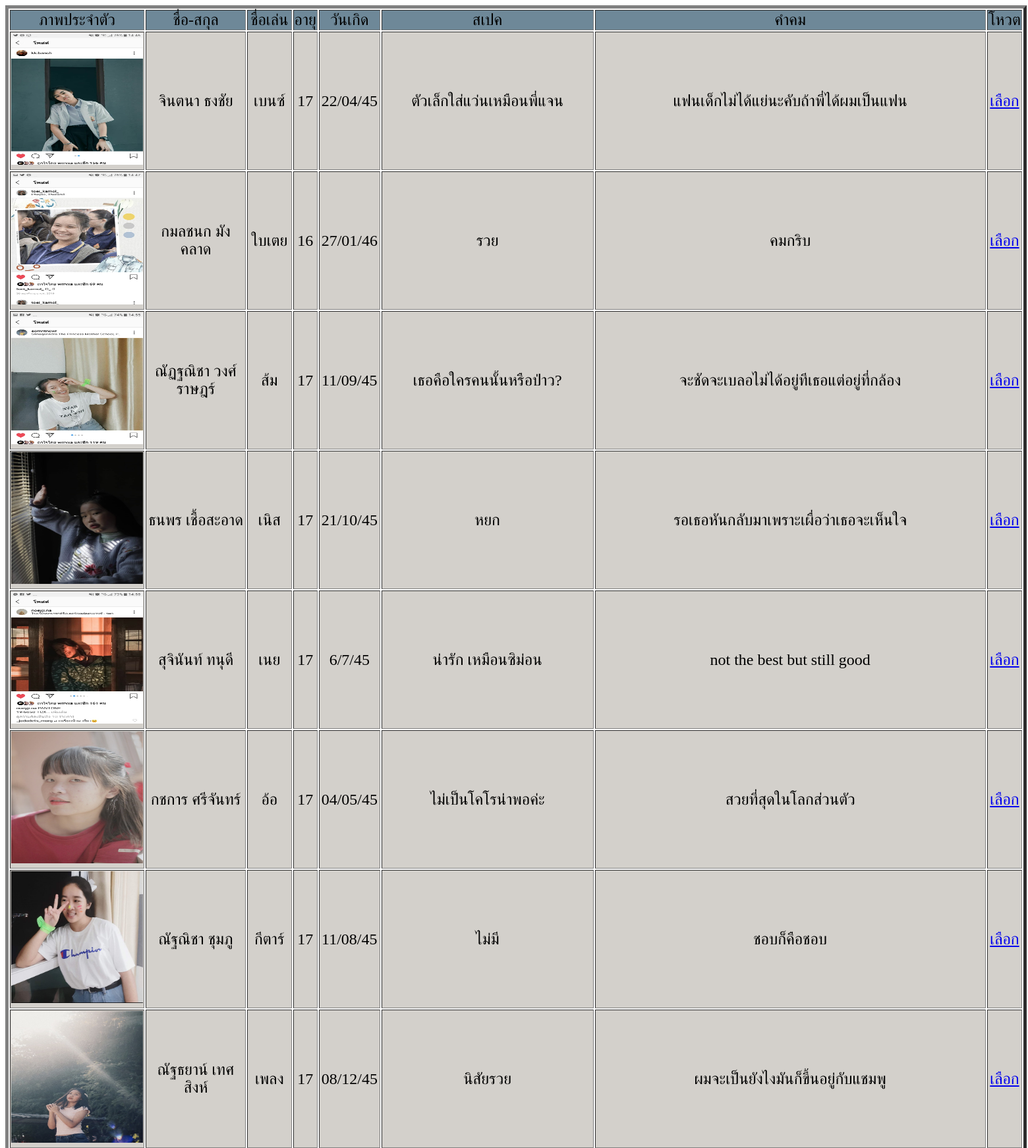
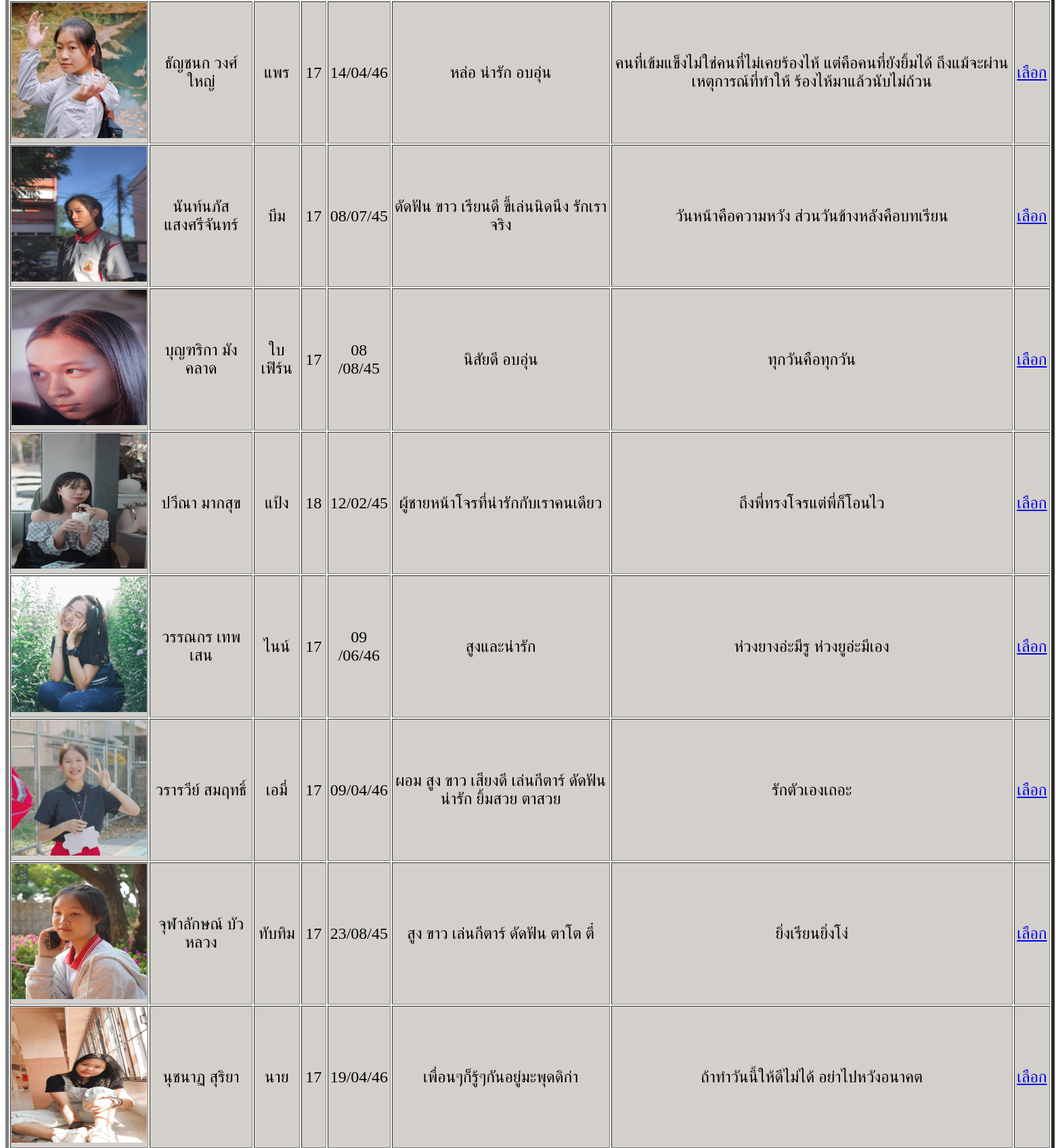
The page /women.php (upper part) on the database its author committed (2 pictures, top to bottom).
### tables this page shows
CREATE TABLE `his` (
  `id` int(10) NOT NULL,
  `name` varchar(100) NOT NULL,
  `nickname` varchar(100) NOT NULL,
  `old` int(10) NOT NULL,
  `sex` varchar(100) NOT NULL,
  `date` varchar(100) NOT NULL,
  `type` varchar(1000) NOT NULL,
  `epigram` varchar(1000) NOT NULL,
  `pic` varchar(100) NOT NULL,
  `point` int(10) NOT NULL
);

### women.php (the view, shortened to what this page needs)
<!DOCTYPE html>
<html>
<head>
	<?php
	include("connection.php");
	?>
</head>
<body>
	<font face="Printable4U" size="5">
		<?php
		$sql1 = "SELECT * FROM `his` WHERE `sex` = 'หญิง' ORDER BY id asc ";
		$result = $conn->query($sql1);
		$path ='images/';
		echo "<table border='5' align='center' width='1550' height='1000' color='black'>";
		echo "<tr align='center' bgcolor='#6E8898'><td>ภาพประจำตัว</td><td>ชื่อ-สกุล</td><td>ชื่อเล่น</td><td>อายุ</td><td>วันเกิด</td><td>สเปค</td><td>คำคม</td><td>โหวต</td>";
		while ($row = mysqli_fetch_array($result)) {
			echo "<tr align='center bgcolor='#D3D0CB'>";
			echo "<td align='center' bgcolor='#D3D0CB'>" . '<img src='.$path.$row["pic"].' width="200" height="200">' .  "</td> ";
			echo "<td align='center' bgcolor='#D3D0CB'>" .$row["name"] .  "</td> ";
			echo "<td align='center' bgcolor='#D3D0CB'>" .$row["nickname"] .  "</td> ";
			echo "<td align='center' bgcolor='#D3D0CB'>" .$row["old"] .  "</td> ";
			echo "<td align='center' bgcolor='#D3D0CB'>" .$row["date"] .  "</td> ";
			echo "<td align='center' bgcolor='#D3D0CB'>" .$row["type"] .  "</td> ";
			echo "<td align='center' bgcolor='#D3D0CB'>" .$row["epigram"] .  "</td> ";
			echo "<td align='center' bgcolor='#D3D0CB'><a href='sentg.php?ID=$row[0]'>เลือก</a></td> ";
		}
		?>
	</font>
</body>
</html>

### rows shown on the page
his: pic (picture), name "จินตนา ธงชัย", nickname "เบนซ์", old "17", date "22/04/45", type "ตัวเล็กใส่แว่นเหมือนพี่แจน", epigram "แฟนเด็กไม่ได้แย่นะคับถ้าพี่ได้ผมเป็นแฟน"
his: pic (picture), name "กมลชนก มังคลาด", nickname "ใบเตย", old "16", date "27/01/46", type "รวย", epigram "คมกริบ"
his: pic (picture), name "ณัฏฐณิชา วงศ์ราษฎร์", nickname "ส้ม", old "17", date "11/09/45", type "เธอคือใครคนนั้นหรือป่าว?", epigram "จะชัดจะเบลอไม่ได้อยู่ทีเธอแต่อยู่ที่กล้อง"
his: pic (picture), name "ธนพร เชื้อสะอาด", nickname "เนิส", old "17", date "21/10/45", type "หยก", epigram "รอเธอหันกลับมาเพราะเผื่อว่าเธอจะเห็นใจ"
his: pic (picture), name "สุจินันท์ ทนุดี", nickname "เนย", old "17", date "6/7/45", type "น่ารัก เหมือนซิม่อน", epigram "not the best but still good"
his: pic (picture), name "กชการ ศรีจันทร์", nickname "อ้อ", old "17", date "04/05/45", type "ไม่เป็นโคโรน่าพอค่ะ", epigram "สวยที่สุดในโลกส่วนตัว"
his: pic (picture), name "ณัฐณิชา ชุมภู", nickname "กีตาร์", old "17", date "11/08/45", type "ไม่มี", epigram "ชอบก็คือชอบ"
his: pic (picture), name "ณัฐธยาน์ เทศสิงห์", nickname "เพลง", old "17", date "08/12/45", type "นิสัยรวย", epigram "ผมจะเป็นยังไงมันก็ขึ้นอยู่กับแชมพู"
his: pic (picture), name "ธัญชนก วงศ์ใหญ่", nickname "แพร", old "17", date "14/04/46", type "หล่อ น่ารัก อบอุ่น", epigram "คนที่เข้มแข็งไม่ใช่คนที่ไม่เคยร้องไห้ แต่คือคนที่ยังยิ้มได้ ถึงแม้จะผ่านเหตุการณ์ที่ทำให้ ร้องไห้มาแล้วนับไม่ถ้วน"
his: pic (picture), name "นันท์นภัส แสงศรีจันทร์", nickname "บีม", old "17", date "08/07/45", type "ดัดฟัน ขาว เรียนดี ขี้เล่นนิดนึง รักเราจริง", epigram "วันหน้าคือความหวัง ส่วนวันข้างหลังคือบทเรียน"
his: pic (picture), name "บุญฑริกา มังคลาด", nickname "ใบเฟิร์น", old "17", date "08 /08/45", type "นิสัยดี อบอุ่น", epigram "ทุกวันคือทุกวัน"
his: pic (picture), name "ปวีณา มากสุข", nickname "แป้ง", old "18", date "12/02/45", type "ผู้ชายหน้าโจรที่น่ารักกับเราคนเดียว", epigram "ถึงพี่ทรงโจรแต่พี่ก็โอนไว"
his: pic (picture), name "วรรณกร เทพเสน", nickname "ไนน์", old "17", date "09 /06/46", type "สูงและน่ารัก", epigram "ห่วงยางอ่ะมีรู ห่วงยูอ่ะมีเอง"
his: pic (picture), name "วรารวีย์ สมฤทธิ์", nickname "เอมี่", old "17", date "09/04/46", type "ผอม สูง ขาว เสียงดี เล่นกีตาร์ ดัดฟัน น่ารัก ยิ้มสวย ตาสวย", epigram "รักตัวเองเถอะ"
his: pic (picture), name "จุฬาลักษณ์ บัวหลวง", nickname "ทับทิม", old "17", date "23/08/45", type "สูง ขาว เล่นกีตาร์ ดัดฟัน ตาโต ตี๋", epigram "ยิ่งเรียนยิ่งโง่"
his: pic (picture), name "นุชนาฏ สุริยา", nickname "นาย", old "17", date "19/04/46", type "เพื่อนๆก็รู้ๆกันอยู่มะพุดดิก่า", epigram "ถ้าทำวันนี้ให้ดีไม่ได้ อย่าไปหวังอนาคต"
